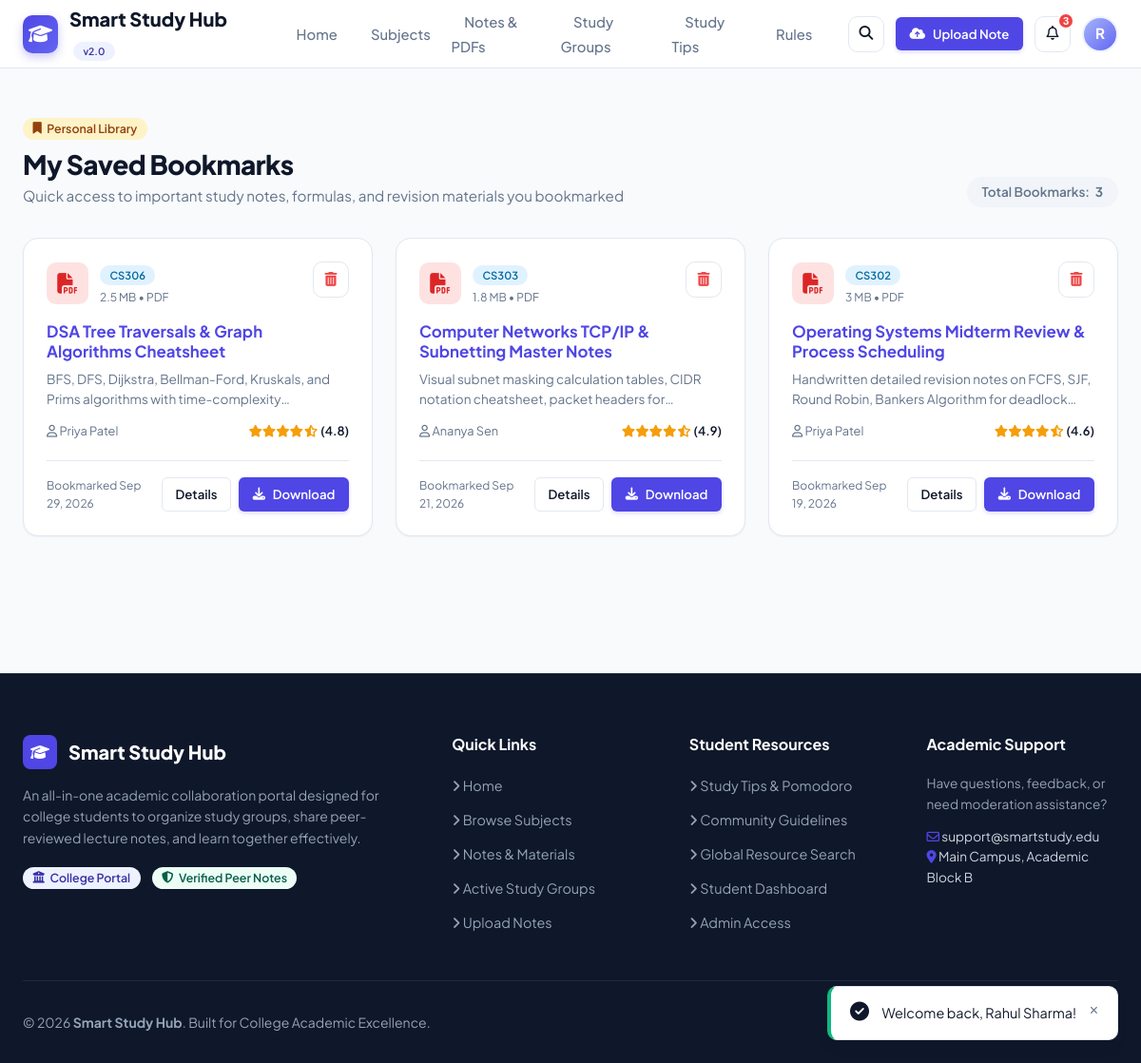
The page /bookmarks.php (signed in) on the database its author committed.
### tables this page shows
CREATE TABLE IF NOT EXISTS `bookmarks` (
  `id` INT AUTO_INCREMENT PRIMARY KEY,
  `user_id` INT NOT NULL,
  `note_id` INT NOT NULL,
  `created_at` TIMESTAMP DEFAULT CURRENT_TIMESTAMP,
  UNIQUE KEY `unique_user_note` (`user_id`, `note_id`),
  CONSTRAINT `fk_bookmarks_user` FOREIGN KEY (`user_id`) REFERENCES `users` (`id`) ON DELETE CASCADE,
  CONSTRAINT `fk_bookmarks_note` FOREIGN KEY (`note_id`) REFERENCES `notes` (`id`) ON DELETE CASCADE
);

CREATE TABLE IF NOT EXISTS `notes` (
  `id` INT AUTO_INCREMENT PRIMARY KEY,
  `user_id` INT NOT NULL,
  `subject_id` INT NOT NULL,
  `title` VARCHAR(200) NOT NULL,
  `description` TEXT,
  `tags` VARCHAR(255) DEFAULT NULL,
  `file_name` VARCHAR(255) NOT NULL,
  `file_path` VARCHAR(255) NOT NULL,
  `file_type` VARCHAR(50) NOT NULL,
  `file_size` INT NOT NULL,
  `downloads` INT DEFAULT 0,
  `average_rating` DECIMAL(3,2) DEFAULT 0.00,
  `created_at` TIMESTAMP DEFAULT CURRENT_TIMESTAMP,
  INDEX (`user_id`),
  INDEX (`subject_id`),
  CONSTRAINT `fk_notes_user` FOREIGN KEY (`user_id`) REFERENCES `users` (`id`) ON DELETE CASCADE,
  CONSTRAINT `fk_notes_subject` FOREIGN KEY (`subject_id`) REFERENCES `subjects` (`id`) ON DELETE CASCADE
);

CREATE TABLE IF NOT EXISTS `subjects` (
  `id` INT AUTO_INCREMENT PRIMARY KEY,
  `subject_code` VARCHAR(20) NOT NULL UNIQUE,
  `subject_name` VARCHAR(150) NOT NULL,
  `department` VARCHAR(100) NOT NULL,
  `semester` VARCHAR(20) NOT NULL,
  `description` TEXT,
  `created_at` TIMESTAMP DEFAULT CURRENT_TIMESTAMP
);

CREATE TABLE IF NOT EXISTS `users` (
  `id` INT AUTO_INCREMENT PRIMARY KEY,
  `name` VARCHAR(100) NOT NULL,
  `email` VARCHAR(150) NOT NULL UNIQUE,
  `student_id` VARCHAR(50) NOT NULL,
  `department` VARCHAR(100) NOT NULL,
  `semester` VARCHAR(20) NOT NULL,
  `password` VARCHAR(255) NOT NULL,
  `role` ENUM('student', 'admin') DEFAULT 'student',
  `profile_image` VARCHAR(255) DEFAULT 'default_avatar.png',
  `bio` TEXT DEFAULT NULL,
  `status` ENUM('active', 'suspended') DEFAULT 'active',
  `created_at` TIMESTAMP DEFAULT CURRENT_TIMESTAMP
);

### bookmarks.php (the view, shortened to what this page needs)
<?php
require_once __DIR__ . '/includes/functions.php';
$pdo = getDBConnection();
$userId = (int)getCurrentUserId();
$stmt = $pdo->prepare("
    SELECT n.*, s.subject_code, s.subject_name, u.name as author_name, b.created_at as bookmarked_at
    FROM bookmarks b
    JOIN notes n ON b.note_id = n.id
    JOIN subjects s ON n.subject_id = s.id
    JOIN users u ON n.user_id = u.id
    WHERE b.user_id = ?
    ORDER BY b.created_at DESC
");
$stmt->execute([$userId]);
$bookmarkedNotes = $stmt->fetchAll();
require_once __DIR__ . '/includes/header.php';
?>
<div class="container" style="padding-top: 3rem; padding-bottom: 4rem;">
    <div class="section-header">
        <div>
            <span class="badge badge-warning" style="margin-bottom: 0.5rem;"><i class="fas fa-bookmark"></i> Personal Library</span>
            <h1 class="section-title">My Saved Bookmarks</h1>
            <p class="section-subtitle">Quick access to important study notes, formulas, and revision materials you bookmarked</p>
        </div>
        <div>
            <span class="badge badge-neutral" style="font-size: 0.85rem; padding: 0.5rem 1rem;">
                Total Bookmarks: <strong><?= count($bookmarkedNotes) ?></strong>
            </span>
        </div>
    </div>
    <?php if (empty($bookmarkedNotes)): ?>
        <div class="card" style="text-align: center; padding: 4rem 1.5rem;">
            <div class="logo-icon" style="margin: 0 auto 1.5rem; width: 64px; height: 64px; font-size: 2rem; background: var(--warning-light); color: var(--warning);">
                <i class="far fa-bookmark"></i>
            </div>
            <h3>You haven't bookmarked any notes yet</h3>
            <p class="text-muted" style="max-width: 480px; margin: 0.5rem auto 1.5rem;">
                Browse the notes repository and click the bookmark icon on any material to save it here for quick offline or exam revision.
            </p>
            <a href="<?= BASE_URL ?>/notes.php" class="btn btn-primary">
                <i class="fas fa-search"></i> Browse Notes & Study Materials
            </a>
        </div>
    <?php else: ?>
        <div class="grid-3">
            <?php foreach ($bookmarkedNotes as $note):
                $ext = strtolower($note['file_type']);
            ?>
                <div class="card">
                    <div class="card-header">
                        <div style="display: flex; gap: 0.75rem; align-items: center;">
                            <div class="file-badge file-<?= $ext ?>">
                                <i class="fas fa-file-<?= $ext === 'pdf' ? 'pdf' : ($ext === 'pptx' || $ext === 'ppt' ? 'powerpoint' : 'word') ?>"></i>
                            </div>
                            <div>
                                <span class="badge badge-secondary" style="font-size: 0.7rem;"><?= e($note['subject_code']) ?></span>
                                <div class="text-muted" style="font-size: 0.75rem; margin-top: 2px;">
                                    <?= formatBytes((int)$note['file_size']) ?> &bull; <?= strtoupper($ext) ?>
                                </div>
                            </div>
                        </div>
                        <a href="<?= BASE_URL ?>/bookmarks.php?remove=<?= $note['id'] ?>" class="btn btn-icon btn-secondary" title="Remove bookmark" onclick="return confirm('Remove this note from your bookmarks?')">
                            <i class="fas fa-trash-alt text-danger"></i>
                        </a>
                    </div>
                    <div class="card-body">
                        <h4 class="card-title" style="margin-bottom: 0.5rem; font-size: 1.05rem;">
                            <a href="<?= BASE_URL ?>/note_details.php?id=<?= $note['id'] ?>"><?= e($note['title']) ?></a>
                        </h4>
                        <p style="font-size: 0.85rem; color: var(--text-muted); margin-bottom: 0.75rem; display: -webkit-box; -webkit-line-clamp: 2; -webkit-box-orient: vertical; overflow: hidden;">
                            <?= e($note['description']) ?>
                        </p>
                        <div style="display: flex; justify-content: space-between; align-items: center; font-size: 0.8rem;">
                            <span class="text-muted"><i class="far fa-user"></i> <?= e($note['author_name']) ?></span>
                            <?= renderStars((float)$note['average_rating']) ?>
                        </div>
                    </div>
                    <div class="card-footer">
                        <span class="text-muted" style="font-size: 0.75rem;">
                            Bookmarked <?= timeAgo($note['bookmarked_at']) ?>
                        </span>
                        <div style="display: flex; gap: 0.5rem;">
                            <a href="<?= BASE_URL ?>/note_details.php?id=<?= $note['id'] ?>" class="btn btn-sm btn-secondary">Details</a>
                            <a href="<?= BASE_URL ?>/download.php?id=<?= $note['id'] ?>" class="btn btn-sm btn-primary">
                                <i class="fas fa-download"></i> Download
                            </a>
                        </div>
                    </div>
                </div>
            <?php endforeach; ?>
        </div>
    <?php endif; ?>
</div>
<?php require_once __DIR__ . '/includes/footer.php'; ?>

### includes/functions.php (shortened to what this page needs)
<?php
function e(?string $string): string {
    return htmlspecialchars($string ?? '', ENT_QUOTES, 'UTF-8');
}
function formatBytes(int $bytes, int $precision = 1): string {
    $units = ['B', 'KB', 'MB', 'GB', 'TB'];
    $bytes = max($bytes, 0);
    $pow = floor(($bytes ? log($bytes) : 0) / log(1024));
    $pow = min($pow, count($units) - 1);
    $bytes /= (1 << (10 * $pow));
    return round($bytes, $precision) . ' ' . $units[$pow];
}
function timeAgo(string $datetime): string {
    $timestamp = strtotime($datetime);
    $diff = time() - $timestamp;
    if ($diff < 60) {
        return 'Just now';
    } elseif ($diff < 3600) {
        $mins = floor($diff / 60);
        return $mins . ' min' . ($mins > 1 ? 's' : '') . ' ago';
    } elseif ($diff < 86400) {
        $hours = floor($diff / 3600);
        return $hours . ' hr' . ($hours > 1 ? 's' : '') . ' ago';
    } elseif ($diff < 604800) {
        $days = floor($diff / 86400);
        return $days . ' day' . ($days > 1 ? 's' : '') . ' ago';
    } else {
        return date('M j, Y', $timestamp);
    }
}
function renderStars(float $rating, bool $showNumeric = true): string {
    $rating = round($rating, 1);
    $fullStars = floor($rating);
    $hasHalf = ($rating - $fullStars) >= 0.5;
    $emptyStars = 5 - $fullStars - ($hasHalf ? 1 : 0);
    $html = '<div class="star-rating" title="Rated ' . $rating . ' out of 5">';
    for ($i = 0; $i < $fullStars; $i++) {
        $html .= '<i class="fas fa-star text-warning"></i>';
    }
    if ($hasHalf) {
        $html .= '<i class="fas fa-star-half-alt text-warning"></i>';
    }
    for ($i = 0; $i < $emptyStars; $i++) {
        $html .= '<i class="far fa-star text-muted"></i>';
    }
    if ($showNumeric) {
        $html .= ' <span class="rating-number font-semibold">(' . number_format($rating, 1) . ')</span>';
    }
    $html .= '</div>';
    return $html;
}

### assets/css/style.css (style rules this page uses)
:root { --primary: #4f46e5; --primary-hover: #4338ca; --primary-light: #eef2ff; --primary-dark: #3730a3; --secondary: #0ea5e9; --secondary-light: #e0f2fe; --accent: #10b981; --accent-light: #ecfdf5; --warning: #f59e0b; --warning-light: #fef3c7; --danger: #ef4444; --danger-light: #fee2e2; --bg-main: #f8fafc; --bg-card: #ffffff; --bg-subtle: #f1f5f9; --border: #e2e8f0; --border-focus: #818cf8; --text-main: #0f172a; --text-muted: #64748b; --text-light: #94a3b8; --text-white: #ffffff; --radius-sm: 6px; --radius-md: 10px; --radius-lg: 16px; --radius-xl: 24px; --radius-full: 9999px; --shadow-sm: 0 1px 2px 0 rgba(15, 23, 42, 0.05); --shadow-md: 0 4px 6px -1px rgba(15, 23, 42, 0.07), 0 2px 4px -2px rgba(15, 23, 42, 0.05); --shadow-lg: 0 10px 15px -3px rgba(15, 23, 42, 0.08), 0 4px 6px -4px rgba(15, 23, 42, 0.04); --shadow-xl: 0 20px 25px -5px rgba(15, 23, 42, 0.1), 0 8px 10px -6px rgba(15, 23, 42, 0.05); --transition: all 0.2s cubic-bezier(0.16, 1, 0.3, 1); }
*, *::before, *::after { box-sizing: border-box; margin: 0; padding: 0; }
body { font-family: 'Plus Jakarta Sans', -apple-system, BlinkMacSystemFont, 'Segoe UI', Roboto, sans-serif; background-color: var(--bg-main); color: var(--text-main); line-height: 1.6; min-height: 100vh; display: flex; flex-direction: column; -webkit-font-smoothing: antialiased; }
a { color: var(--primary); text-decoration: none; transition: var(--transition); }
h1, h2, h3, h4, h5, h6 { font-weight: 700; line-height: 1.25; color: var(--text-main); }
.text-muted { color: var(--text-muted); }
.text-warning { color: var(--warning); }
.text-danger { color: var(--danger); }
.font-semibold { font-weight: 600; }
.container { width: 100%; max-width: 1240px; margin: 0 auto; padding: 0 1.5rem; }
.btn { display: inline-flex; align-items: center; justify-content: center; gap: 0.5rem; padding: 0.65rem 1.25rem; font-size: 0.925rem; font-weight: 600; border-radius: var(--radius-md); border: 1px solid transparent; cursor: pointer; transition: var(--transition); text-align: center; white-space: nowrap; }
.btn-sm { padding: 0.4rem 0.85rem; font-size: 0.825rem; border-radius: var(--radius-sm); }
.btn-primary { background-color: var(--primary); color: var(--text-white); box-shadow: 0 2px 4px rgba(79, 70, 229, 0.2); }
.btn-secondary { background-color: var(--bg-card); color: var(--text-main); border-color: var(--border); }
.btn-icon { width: 38px; height: 38px; padding: 0; border-radius: var(--radius-md); display: inline-flex; align-items: center; justify-content: center; }
.badge { display: inline-flex; align-items: center; gap: 0.35rem; padding: 0.25rem 0.65rem; font-size: 0.775rem; font-weight: 600; border-radius: var(--radius-full); line-height: 1.2; }
.badge-secondary { background-color: var(--secondary-light); color: #0369a1; }
.badge-warning { background-color: var(--warning-light); color: #92400e; }
.badge-neutral { background-color: var(--bg-subtle); color: var(--text-muted); }
.card { background: var(--bg-card); border: 1px solid var(--border); border-radius: var(--radius-lg); padding: 1.5rem; box-shadow: var(--shadow-sm); transition: var(--transition); display: flex; flex-direction: column; }
.card-header { display: flex; align-items: flex-start; justify-content: space-between; margin-bottom: 1rem; gap: 0.75rem; }
.card-title { font-size: 1.15rem; font-weight: 700; color: var(--text-main); }
.card-body { flex: 1; margin-bottom: 1.25rem; }
.card-footer { border-top: 1px solid var(--border); padding-top: 1rem; display: flex; align-items: center; justify-content: space-between; gap: 0.5rem; }
.grid-3 { display: grid; grid-template-columns: repeat(auto-fill, minmax(320px, 1fr)); gap: 1.5rem; }
.section-header { display: flex; align-items: flex-end; justify-content: space-between; margin-bottom: 2rem; gap: 1rem; flex-wrap: wrap; }
.section-title { font-size: 1.75rem; font-weight: 800; letter-spacing: -0.02em; }
.section-subtitle { color: var(--text-muted); font-size: 0.95rem; margin-top: 0.25rem; }
.file-badge { display: inline-flex; align-items: center; justify-content: center; width: 44px; height: 44px; border-radius: var(--radius-md); font-size: 1.35rem; }
.file-pdf { background-color: #fee2e2; color: #dc2626; }

### rows shown on the page
bookmarks: subjects.subject_code "CS306", note.file_size "2.5 MB", note.file_type "PDF", note.title "DSA Tree Traversals & Graph Algorithms Cheatsheet", note.description "BFS, DFS, Dijkstra, Bellman-Ford, Kruskals, and Prims algorithms with…", users.name "Priya Patel", rating "4.8", created_at "Sep 29, 2026"
bookmarks: subjects.subject_code "CS303", note.file_size "1.8 MB", note.file_type "PDF", note.title "Computer Networks TCP/IP & Subnetting Master Notes", note.description "Visual subnet masking calculation tables, CIDR notation cheatsheet, packet headers…", users.name "Ananya Sen", rating "4.9", created_at "Sep 21, 2026"
bookmarks: subjects.subject_code "CS302", note.file_size "3 MB", note.file_type "PDF", note.title "Operating Systems Midterm Review & Process Scheduling", note.description "Handwritten detailed revision notes on FCFS, SJF, Round Robin, Bankers Algorithm for…", users.name "Priya Patel", rating "4.6", created_at "Sep 19, 2026"

### other values the page prints
$unreadNotifCount "3"
substr($currentUser['name'], 0, 1) "R"
count($bookmarkedNotes) "3"
